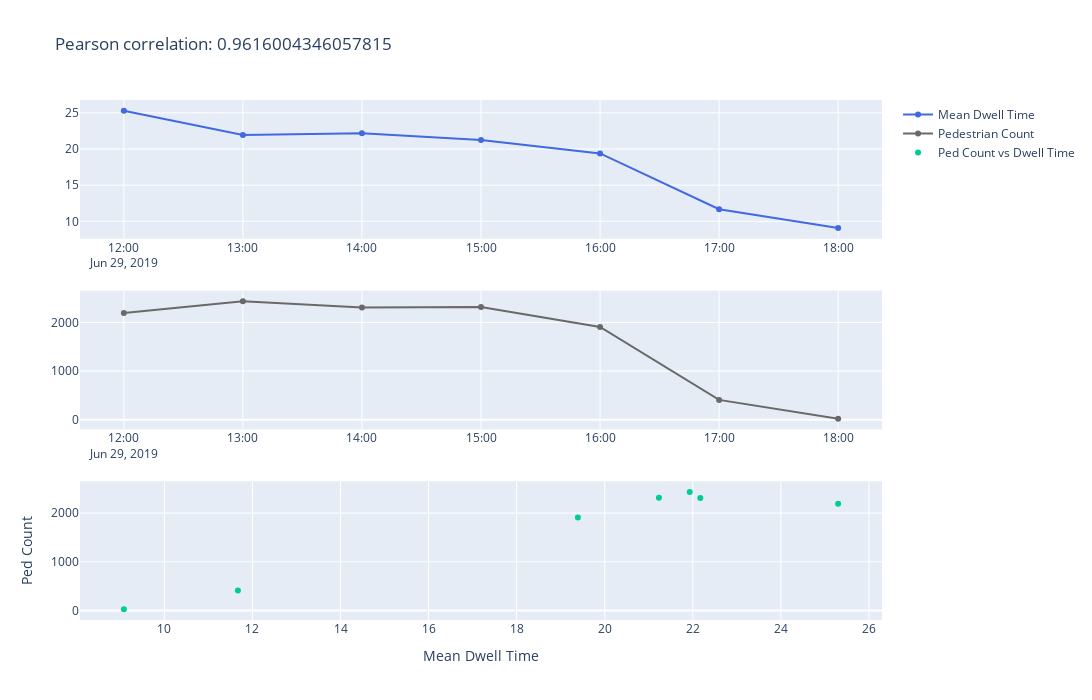

Notebook cell for this chart:
### Code cell
_ = interact(plot_dwell_time_ped_count, 
             event=widgets.Dropdown(options= event_dates.Event.tolist() + ['No'], value='Sidewalk Summer Open House'),
             location=widgets.Dropdown(options=['Streetscape', 'Under Raincoat', 'Outside'], 
                                     value='Streetscape')
            )

### Figure 1 — Plotly figure (JSON) as saved in the notebook; plotly's stock layout.template omitted (floating-point values rounded to 4 significant figures)
{"data": [{"line": {"color": "royalblue"}, "name": "Mean Dwell Time", "type": "scatter", "x": ["2019-06-29T12:00:00", "2019-06-29T13:00:00", "2019-06-29T14:00:00", "2019-06-29T15:00:00", "2019-06-29T16:00:00", "2019-06-29T17:00:00", "2019-06-29T18:00:00"], "xaxis": "x", "y": [25.3, 21.93, 22.17, 21.23, 19.39, 11.67, 9.08], "yaxis": "y"}, {"line": {"color": "dimgray"}, "name": "Pedestrian Count", "type": "scatter", "x": ["2019-06-29T12:00:00", "2019-06-29T13:00:00", "2019-06-29T14:00:00", "2019-06-29T15:00:00", "2019-06-29T16:00:00", "2019-06-29T17:00:00", "2019-06-29T18:00:00"], "xaxis": "x2", "y": [2192, 2432, 2308, 2314, 1907, 410, 25], "yaxis": "y2"}, {"mode": "markers", "name": "Ped Count vs Dwell Time", "type": "scatter", "x": [25.3, 21.93, 22.17, 21.23, 19.39, 11.67, 9.08], "xaxis": "x3", "y": [2192, 2432, 2308, 2314, 1907, 410, 25], "yaxis": "y3"}], "layout": {"height": 700, "title": {"text": "Pearson correlation: 0.9616004346057815"}, "width": 1200, "xaxis": {"anchor": "y", "domain": [0, 1]}, "xaxis2": {"anchor": "y2", "domain": [0, 1]}, "xaxis3": {"anchor": "y3", "domain": [0, 1], "title": {"text": "Mean Dwell Time"}}, "yaxis": {"anchor": "x", "domain": [0.7333, 1]}, "yaxis2": {"anchor": "x2", "domain": [0.3667, 0.6333]}, "yaxis3": {"anchor": "x3", "domain": [0, 0.2667], "title": {"text": "Ped Count"}}}}
